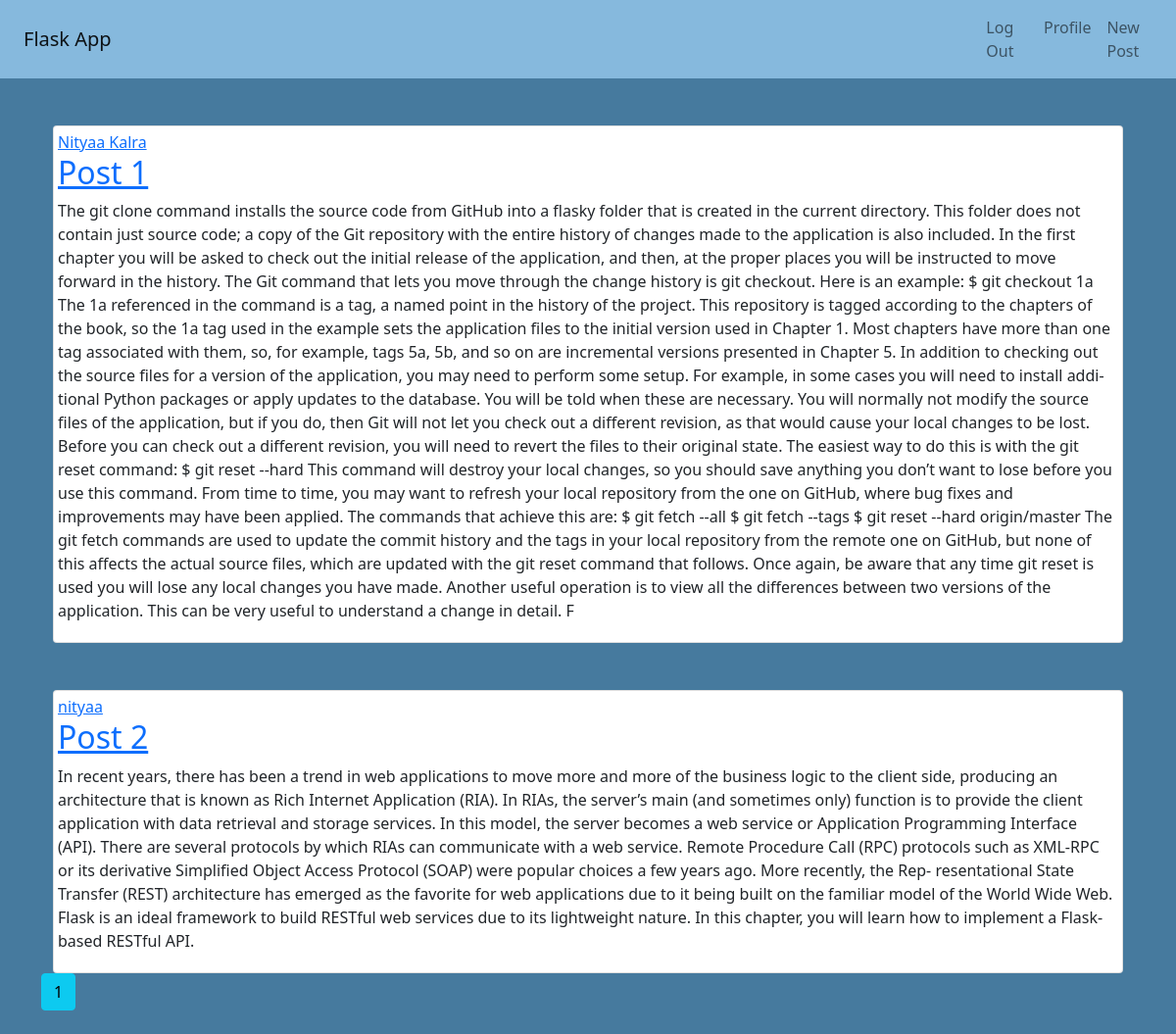
The app's page / (signed in) with its own data.
### mainApp/models.py (models this page shows, shortened)
class Post(db.Model):
    id = db.Column(db.Integer, primary_key=True)
    title = db.Column(db.String(100))
    content = db.Column(db.Text)
    user_id = db.Column(db.Integer, db.ForeignKey('user.id'))

class User(db.Model, UserMixin):
    id = db.Column(db.Integer, primary_key=True)
    username = db.Column(db.String(20), unique=True)
    email = db.Column(db.String(120), unique=True)
    image_file = db.Column(db.String(20), default='default.jpg')
    password = db.Column(db.String(60))
    posts = db.relationship('Post', backref='author', lazy=True)

### mainApp/main/routes.py (the view)
@main.route('/')
def index():
    page=request.args.get('page',1, type=int)
    posts=Post.query.paginate(per_page=2, page=page)
    return render_template('index.html', posts=posts)

### mainApp/models.py (called while the page is built)
@login_manager.user_loader
def load_user(user_id):
    return User.query.get(int(user_id))

### mainApp/templates/index.html (shortened to what this page needs)
{% extends "base.html" %}
{% block content %}
{% for post in posts.items %}
<div class="container mt-5 d-flex justify-content-center">
<div class= "card p-1 mx-auto">
<article class="media content-section">
  <div class="media-body">
    <div class="article-metadata">
        <a class="mr-2" href="{{ url_for('users.user_post', username=post.author.username)}}">{{ post.author.username }}</a>
    </div>
    <h2><a class="article-title" href="{{ url_for('posts.post', post_id=post.id) }}">{{ post.title }}</a></h2>
    <p class="article-content">{{ post.content }}</p>
  </div>
</article>
</div>
</div>
{% endfor %}
{% for page_num in posts.iter_pages(left_edge=1, right_edge=1, left_current=1, right_current=2) %}
{% if page_num %}
  {% if posts.page == page_num %}
    <a class="btn btn-info mb-4" href="{{ url_for('main.index', page=page_num) }}">{{ page_num }}</a>
  {% else %}
    <a class="btn btn-outline-info mb-4" href="{{ url_for('main.index', page=page_num) }}">{{ page_num }}</a>
  {% endif %}
{% else %}
  ...
{% endif %}
{% endfor %}
{% endblock content %}

### records on screen
Post: author.username "Nityaa Kalra", title "Post 1", content "The git clone command installs the source code from GitHub into a flasky folder that is created in the current directory. This folder does not contain just source code; a copy of the Git repository with the entire history of changes made to the application is also included. In the first chapter you will be asked to check out the initial release of the application, and then, at the proper places you will be instructed to move forward in the history. The Git command that lets you move through the change history is git checkout. Here is an example: $ git checkout 1a The 1a referenced in the command is a tag, a named point in the history of the project. This repository is tagged according to…"
Post: author.username "nityaa", title "Post 2", content "In recent years, there has been a trend in web applications to move more and more of the business logic to the client side, producing an architecture that is known as Rich Internet Application (RIA). In RIAs, the server’s main (and sometimes only) function is to provide the client application with data retrieval and storage services. In this model, the server becomes a web service or Application Programming Interface (API). There are several protocols by which RIAs can communicate with a web service. Remote Procedure Call (RPC) protocols such as XML-RPC or its derivative Simplified Object Access Protocol (SOAP) were popular choices a few years ago. More recently, the Rep‐ resentational…"

### other values on screen
{{ page_num }} "1"
